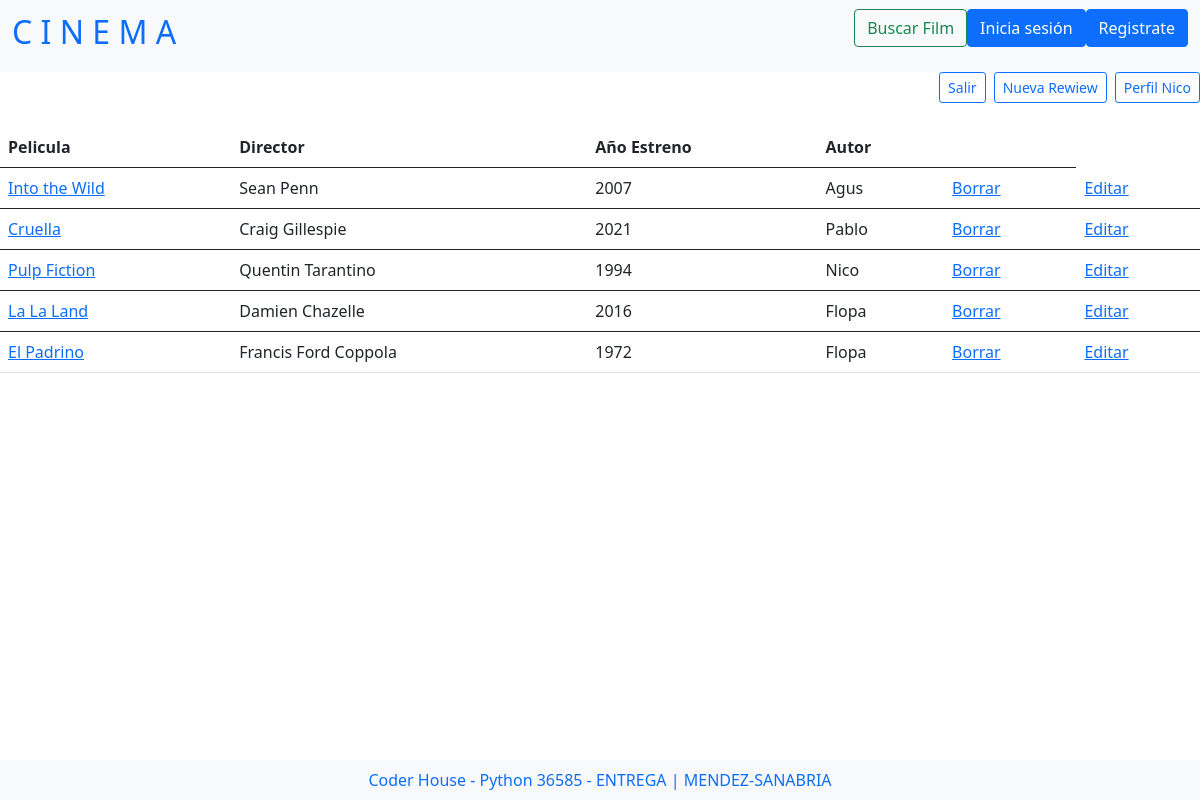
Screenshot of /reviews/lista_reviews/ (signed in) with the database file from the repository.
### reviews/models.py (models this page shows, shortened)
class ReviewModel(models.Model):
    titulo = models.CharField(max_length=100)
    director = models.CharField(max_length=100)
    estreno = models.CharField(max_length=100)
    cuerpo = models.TextField()
    autor = models.ForeignKey(User, on_delete=models.CASCADE)
    fecha_creacion = models.DateField(auto_now_add=True)

### reviews/views.py (the view)
# urls.py: path('lista_reviews/',views.ReviewsList.as_view(), name="reviews_list"),
class ReviewsList(ListView):
    model = ReviewModel
    template_name = "reviews/reviews_list.html"

### reviews/templates/reviews/reviews_list.html (shortened to what this page needs)
{% extends "reviews/reviews_inicio.html" %}
{% block content %}
  {% if user.is_authenticated %}
  <div class="d-grid gap-2 d-md-flex justify-content-md-end">
  <a href="{% url 'user_logout' %}">
    <button type="button" class="btn btn-outline-primary btn-sm">
      Salir
    </button></a>
    <a href="{% url 'review_create' %}">
    <button type="button" class="btn btn-outline-primary btn-sm">
      Nueva Rewiew
    </button></a>
  <a href="{% url 'user_profile' user.id %}">
    <button type="button" class="btn btn-outline-primary btn-sm">
      Perfil {{user.username}}
    </button></a>
  </div>
  <br>
  {% endif %}
  {% if object_list %}
  <table class="table">
    <thead>
      <tr>
        <th scope="col">Pelicula</th>
        <th scope="col">Director</th>
        <th scope="col">Año Estreno</th>
        <th scope="col">Autor</th>
        <th scope="col">
        </th>
      </tr>
    </thead>
      {% for review in object_list %}
      <tbody>
        <tr>
          <td><a href="{% url 'review_detail' review.id %}">{{review.titulo}}</a></td>
          <td><a>{{review.director}}</a></td>
          <td><a>{{review.estreno}}</a></td>
          <td><a>{{review.autor}}</a></td>
          {% if user.is_authenticated %}
          <td><a href="{% url 'review_delete' review.id %}">Borrar</a></td>
          <td><a href="{% url 'review_update' review.id %}">Editar</a></td>
          {% endif %}
        </tr>
      </tbody>
      {% endfor %}
    </table>
  {% else %}
    <h1> Aún no hay reviews</h1>
  {% endif %}
{% endblock %}

### rows the page displays
ReviewModel: titulo "Into the Wild", director "Sean Penn", estreno "2007", autor "Agus"
ReviewModel: titulo "Cruella", director "Craig Gillespie", estreno "2021", autor "Pablo"
ReviewModel: titulo "Pulp Fiction", director "Quentin Tarantino", estreno "1994", autor "Nico"
ReviewModel: titulo "La La Land", director "Damien Chazelle", estreno "2016", autor "Flopa"
ReviewModel: titulo "El Padrino", director "Francis Ford Coppola", estreno "1972", autor "Flopa"

### other values shown
{{ user.username }} "Nico"
